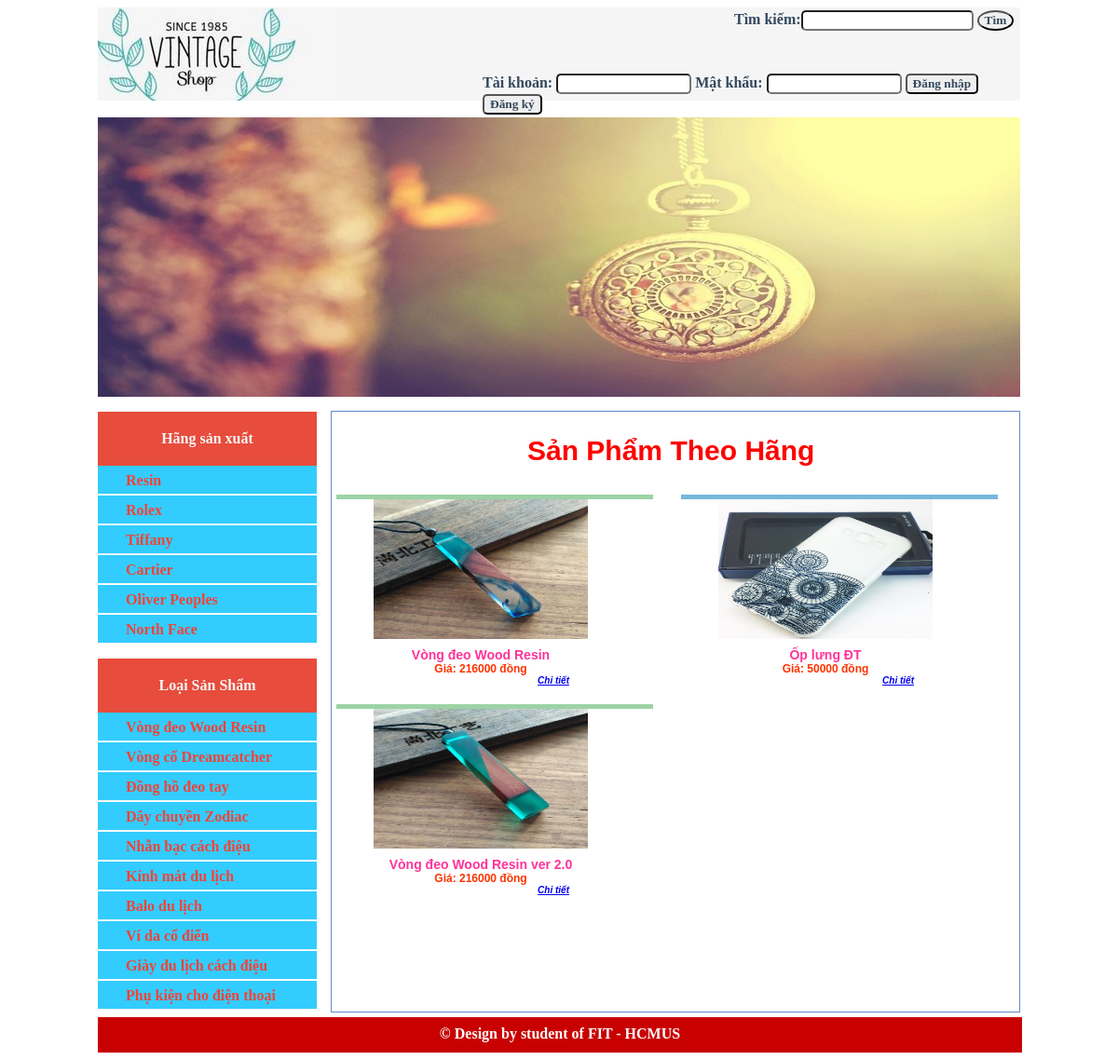
The page /index.php?a=2&id=1 on the database its author committed.
### tables this page shows
CREATE TABLE IF NOT EXISTS `hangsanxuat` (
  `MaHangSanXuat` int(11) NOT NULL AUTO_INCREMENT,
  `TenHangSanXuat` varchar(64) DEFAULT NULL,
  `LogoURL` varchar(45) DEFAULT NULL,
  `BiXoa` tinyint(1) DEFAULT '0',
  PRIMARY KEY (`MaHangSanXuat`)
);

CREATE TABLE IF NOT EXISTS `loaisanpham` (
  `MaLoaiSanPham` int(11) NOT NULL AUTO_INCREMENT,
  `TenLoaiSanPham` varchar(64) DEFAULT NULL,
  `BiXoa` tinyint(1) DEFAULT '0',
  PRIMARY KEY (`MaLoaiSanPham`)
);

CREATE TABLE IF NOT EXISTS `sanpham` (
  `MaSanPham` int(11) NOT NULL AUTO_INCREMENT,
  `TenSanPham` varchar(45) DEFAULT NULL,
  `HinhURL` varchar(45) DEFAULT NULL,
  `GiaSanPham` int(11) DEFAULT NULL,
  `NgayNhap` datetime DEFAULT NULL,
  `SoLuongTon` int(11) DEFAULT NULL,
  `SoLuongBan` int(11) DEFAULT NULL,
  `SoLuocXem` int(11) DEFAULT NULL,
  `MoTa` text,
  `BiXoa` tinyint(1) DEFAULT '0',
  `MaLoaiSanPham` int(11) NOT NULL,
  `MaHangSanXuat` int(11) NOT NULL,
  PRIMARY KEY (`MaSanPham`),
  KEY `fk_SanPham_LoaiSanPham1_idx` (`MaLoaiSanPham`),
  KEY `fk_SanPham_HangSanXuat1_idx` (`MaHangSanXuat`)
);

### lib/DataProvider.php (called while the page is built, shortened)
<?php
    include_once "lib/config.php";
    class DataProvider
    {
        public static function ExecuteQuery($sql)
        {
            global $db_host, $db_username, $db_password, $db_name;
            $connection = mysqli_connect($db_host, $db_username, $db_password, $db_name) or
            die ("couldn't connect to localhost");
            mysqli_query($connection, "set names 'utf8'");
            $result = mysqli_query($connection, $sql);
            return $result;
        }
    }
?>

### templates/tempMenu.php (the view)
<dd class="menu">
<a href="<?php echo $url; ?>">
    <?php echo $name; ?>
</a>
</dd>

### modules/mMenuHang.php
<dl>
<dt>Hãng sản xuất</dt>
<?php
    $sql = "SELECT hsx.MaHangSanXuat, hsx.TenHangSanXuat
            FROM HangSanXuat hsx
            WHERE hsx.BiXoa = 0";
    $list = DataProvider::ExecuteQuery($sql);
    while($row = mysqli_fetch_array($list)){
        $name = $row["TenHangSanXuat"];
        $url = "index.php?a=2&id=".$row["MaHangSanXuat"];
        include "templates/tempMenu.php";
    }
?>
</dl>

### modules/mMenuLoai.php
<dl>
<dt>Loại Sản Shẩm</dt>
<?php
    $sql = "SELECT lsp.MaLoaiSanPham, lsp.TenLoaiSanPham
            FROM LoaiSanPham lsp
            WHERE lsp.BiXoa = 0";
    $list = DataProvider::ExecuteQuery($sql);
    while($row = mysqli_fetch_array($list)){
        $name = $row["TenLoaiSanPham"];
        $url = "index.php?a=3&id=".$row["MaLoaiSanPham"];
        include "templates/tempMenu.php";
    }
?>
</dl>

### pages/pSanPhamTheoHang.php
<h2>Sản Phẩm Theo Hãng </h2>
<?php
    if(isset($_GET["id"])){
        $sql = "SELECT sp.MaSanPham, sp.TenSanPham, sp.GiaSanPham, sp.HinhURL
                FROM SanPham sp
                WHERE sp.BiXoa = 0 AND sp.MaHangSanXuat = ".$_GET["id"];
        $list = DataProvider::ExecuteQuery($sql);
        while($row = mysqli_fetch_array($list)){
        $maSanPham = $row["MaSanPham"];
        $tenSanPham = $row["TenSanPham"];
        $giaSanPham = $row["GiaSanPham"];
        $hinhURL = $row["HinhURL"];
        include ("templates/tempThumbProduct.php");
        }
    }
    else{
        DataProvider::ChangeURL("index.php?a=0&id=1");
    }
?>

### templates/tempThumbProduct.php
<div class="box">
    <img src="images/<?php echo $hinhURL; ?>" />
    <div class="pname"><?php echo $tenSanPham; ?></div>
    <div class="pprice">Giá: <?php echo $giaSanPham; ?> đồng</div>
    <div class="action">
        <a href="index.php?a=4&id=<?php echo $maSanPham; ?>">Chi tiết</a>
    </div>
</div>

### CSS/style.css (style rules this page uses)
.sidebar dt { text-align:center; color:whitesmoke; background: #e74c3c; padding: 20px; font-weight:bold; margin: 0; }
.sidebar dl dd { border-bottom:1px solid whitesmoke; }
.sidebar dl dd a { color: #F44336; font-weight: bold; padding: 3px 20px; display: block; text-decoration: none; }
.menu { margin: 0px; padding: 0px; }
.menu { margin: 0 0 1px 0; list-style: none; background-color: #33ccff; color: #fff; width: 225px; height: 30px; line-height: 25px; padding-left: 10px; }
.content h2 { font: bold 30px arial; color: #ff0000; padding-left: 20px; margin-left: 190px; }
.box { margin:5px; float:left; width:250px; text-align:center; padding-right: 60px; padding-left: 30px; }
.box:nth-child(even) { border-top: 5px solid rgb(156, 211, 165); margin-right: 15px; }
.box:nth-child(odd) { border-top: 5px solid rgb(119, 184, 219); margin-left: 15px; }
.box img { width: 230px; height: 150px; }
.pname { font: bold 14px arial; color: #F39; margin-top: 5px; }
.pprice { font: bold 12px arial; color: #f30; }
.action { font: italic bold 10px arial; margin-right: 30px; margin-bottom: 10px; color: #F96; text-align: right; }

### rows shown on the page
hangsanxuat: TenHangSanXuat "Resin"
hangsanxuat: TenHangSanXuat "Rolex"
hangsanxuat: TenHangSanXuat "Tiffany"
hangsanxuat: TenHangSanXuat "Cartier"
hangsanxuat: TenHangSanXuat "Oliver Peoples"
hangsanxuat: TenHangSanXuat "North Face"
loaisanpham: TenLoaiSanPham "Vòng đeo Wood Resin"
loaisanpham: TenLoaiSanPham "Vòng cổ Dreamcatcher"
loaisanpham: TenLoaiSanPham "Đồng hồ đeo tay"
loaisanpham: TenLoaiSanPham "Dây chuyền Zodiac"
loaisanpham: TenLoaiSanPham "Nhẫn bạc cách điệu"
loaisanpham: TenLoaiSanPham "Kính mát du lịch"
loaisanpham: TenLoaiSanPham "Balo du lịch"
loaisanpham: TenLoaiSanPham "Ví da cổ điển"
loaisanpham: TenLoaiSanPham "Giày du lịch cách điệu"
loaisanpham: TenLoaiSanPham "Phụ kiện cho điện thoại"
sanpham: HinhURL (picture), TenSanPham "Vòng đeo Wood Resin", GiaSanPham "216000"
sanpham: HinhURL (picture), TenSanPham "Ốp lưng ĐT", GiaSanPham "50000"
sanpham: HinhURL (picture), TenSanPham "Vòng đeo Wood Resin ver 2.0", GiaSanPham "216000"
